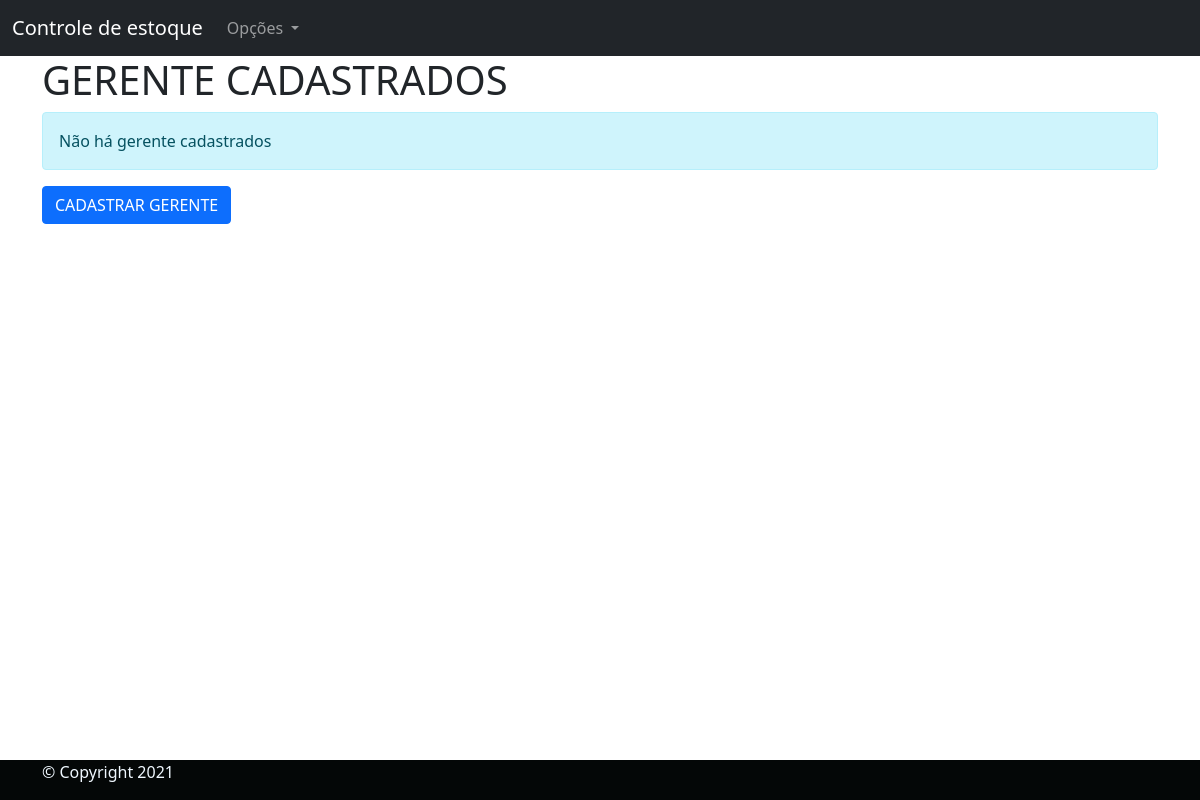
The page /Gerente-cadastrado (signed in) on the database as committed earlier.
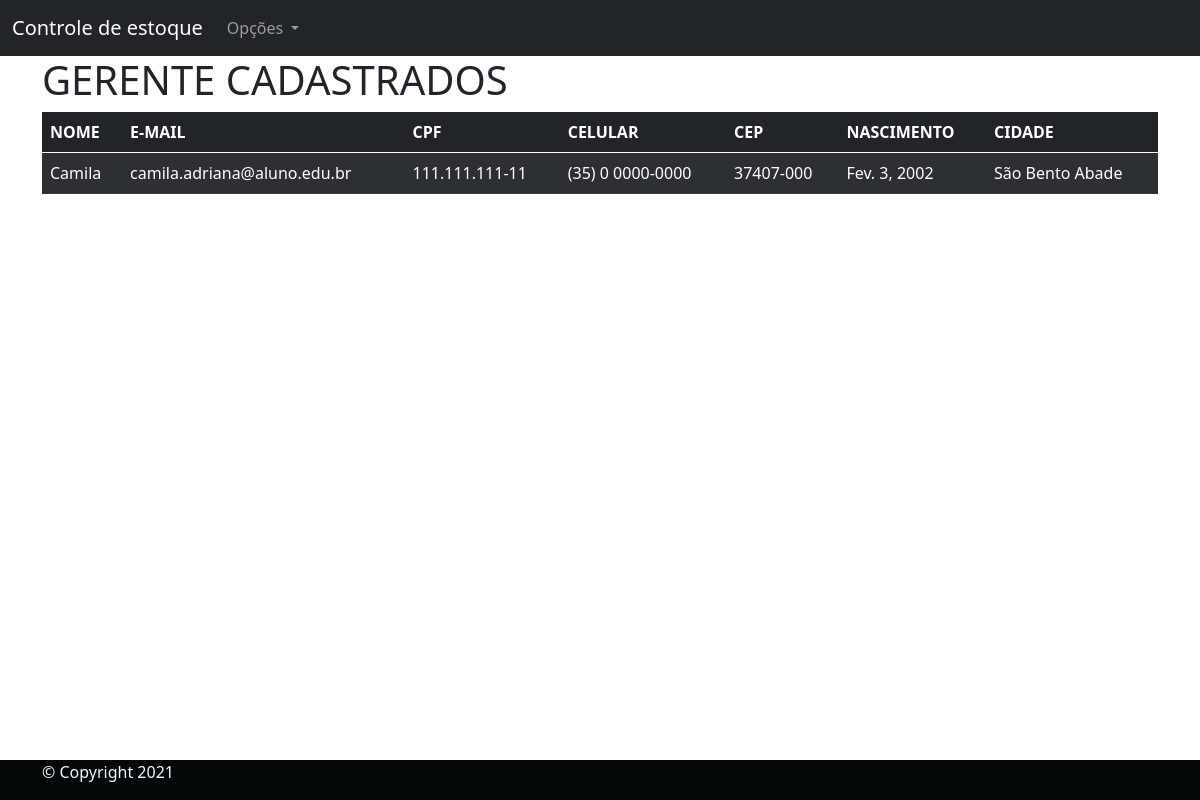
The same page on the database as committed later.
### Usuarios/models.py (models this page shows, shortened)
class Gerente(models.Model):
    pessoa = models.ForeignKey(Pessoa, on_delete=models.CASCADE)
    class Meta:
        verbose_name = "Gerente"
        verbose_name_plural = "Gerentes"
        db_table = "Gerente"

class Pessoa(AbstractBaseUser, PermissionsMixin):
    nome = models.CharField(verbose_name="Nome completo:", max_length=194)
    naturalidade = models.CharField(
        verbose_name="Naturalidade", max_length=194, blank=False, null=False)
    pais = models.CharField(verbose_name="País",
                            max_length=194, blank=False, null=False)
    escolaridade = models.CharField(
        verbose_name="Escolaridade:", max_length=30, choices=ESCOLARIDADE)
    status = models.CharField(verbose_name="Genero",
                              max_length=10, choices=STATUS_GENERO)
    email = models.EmailField(verbose_name="E-mail:",
                              unique=True, blank=False, null=False)
    telefone_celular = models.CharField(
        verbose_name="Número de telefone", max_length=19, unique=False, blank=False, null=False)
    cpf = models.CharField(verbose_name="CPF:", max_length=14,
                           unique=True, blank=False, null=False)
    nascimento = models.DateField(
        verbose_name="Data de nascimento:", max_length=10, null=True, auto_now_add=False, auto_now=False)
    estado_civil = models.CharField(
        verbose_name="Estado civil:", max_length=40, choices=ESTADO_CIVIL)
    profissao = models.CharField(verbose_name="Profissão:", max_length=194)
    cep = models.CharField(verbose_name="CEP:", max_length=194)
    estado = models.CharField(verbose_name="Estado:",
                              max_length=30, blank=False, null=False)
    cidade = models.CharField(verbose_name="Cidade:",
                              max_length=194, blank=False, null=False)
    bairro = models.CharField(verbose_name="Bairro:",
                              max_length=194, blank=False, null=False)
    logradouro = models.CharField(
        verbose_name="Logradouro:", max_length=194, blank=False, null=False)
    numero = models.CharField(
        verbose_name="Número da residencia:", max_length=194, blank=False, null=False)
    telefone = models.CharField(
        verbose_name="Telefone da residencia:", max_length=194, blank=True, null=True)
    data_de_cadastro = models.DateTimeField(
        verbose_name="Data do cadastro", auto_now_add=True)
    is_active = models.BooleanField(
        verbose_name="Usuário está ativo",
        default=True,
    )
    is_staff = models.BooleanField(
        verbose_name="Usuário é da equipe de desenvolvimento",
        default=False,
    )
    is_superuser = models.BooleanField(
        verbose_name="Usuário é um superusuário",
        default=False,
    )
    USERNAME_FIELD = "email"
    objects = UsuarioManager()
    class Meta:
        verbose_name = "Pessoa"
        verbose_name_plural = "Pessoas"
        db_table: "pessoa"

### Usuarios/views.py (the view)
# urls.py: path('Gerente-cadastrado', listar_gerente, name="listar_gerente",),
@login_required
def listar_gerente(request):
    allgerente = Gerente.objects.all()
    context = {
        "listgerente": allgerente,
    }
    return render(request, "listagerente.html", context)

### templates/listagerente.html
{% extends 'base.html' %}
{% block conteudo %}
<main class="container">
    <h1>GERENTE CADASTRADOS</h1>
    {% if listgerente %}
    <table class="table table-dark table-striped">
        <thead>
          <tr>
            <th scope="col">NOME</th>
            <th scope="col">E-MAIL</th>
            <th scope="col">CPF</th>
            <th scope="col">CELULAR</th>
            <th scope="col">CEP</th>
            <th scope="col">NASCIMENTO</th>
            <th scope="col">CIDADE</th>
        </tr>
        </thead>
        <tbody>
         {% for aux in listgerente %}
        <tr>
            <td>{{aux.pessoa.nome}}</td>
            <td>{{aux.pessoa.email}}</td>
            <td>{{aux.pessoa.cpf}}</td>
            <td>{{aux.pessoa.telefone_celular}}</td>
            <td>{{aux.pessoa.cep}}</td>
            <td>{{aux.pessoa.nascimento}}</td>
            <td>{{aux.pessoa.cidade}}</td>
        </tr>
          {% endfor %}
        </tbody>
      </table>
     {% else %}
     <div class="alert alert-info" role="alert">
        Não há gerente cadastrados
      </div>
      <div class="d-grid gap-2">
        <a href="{% url 'cadastrar_gerente' %}">
            <button class="btn btn-primary" type="button">CADASTRAR GERENTE</button>
        </a>
        {% endif%}
</main>
{% endblock %}

Rows that differ between the two databases and show on the page:
added Gerente: pessoa.nome "Camila", pessoa.email "camila.adriana@aluno.edu.br", pessoa.cpf "111.111.111-11", pessoa.telefone_celular "(35) 0 0000-0000", pessoa.cep "37407-000", pessoa.nascimento "Fev. 3, 2002", pessoa.cidade "São Bento Abade"
Other text that changed with them:
text no longer shown: "Não há gerente cadastrados CADASTRAR GERENTE"
text now shown: "NOME E-MAIL CPF CELULAR CEP NASCIMENTO CIDADE"
